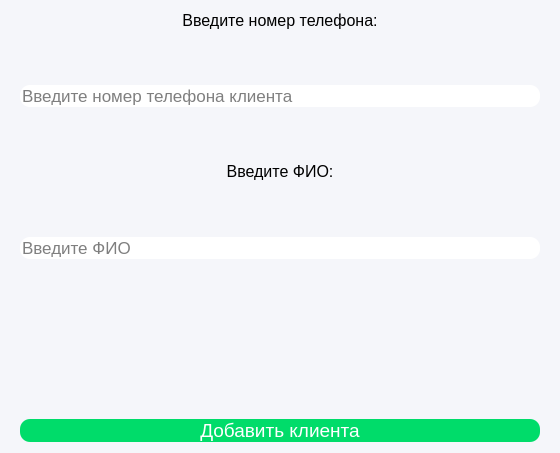
<?xml version="1.0" encoding="UTF-8"?>
<ui version="4.0">
 <class>Dialog</class>
 <widget class="QDialog" name="Dialog">
  <property name="geometry">
   <rect>
    <x>0</x>
    <y>0</y>
    <width>560</width>
    <height>453</height>
   </rect>
  </property>
  <property name="windowTitle">
   <string>Добавление клиента</string>
  </property>
  <property name="styleSheet">
   <string notr="true">background-color: #F5F6FA</string>
  </property>
  <layout class="QGridLayout" name="gridLayout">
   <property name="leftMargin">
    <number>20</number>
   </property>
   <property name="rightMargin">
    <number>20</number>
   </property>
   <item row="8" column="0">
    <widget class="QLabel" name="error_label">
     <property name="minimumSize">
      <size>
       <width>0</width>
       <height>50</height>
      </size>
     </property>
     <property name="maximumSize">
      <size>
       <width>16777215</width>
       <height>22</height>
      </size>
     </property>
     <property name="font">
      <font>
       <pointsize>10</pointsize>
      </font>
     </property>
     <property name="styleSheet">
      <string notr="true">color: rgb(255, 0, 0)</string>
     </property>
     <property name="text">
      <string/>
     </property>
     <property name="alignment">
      <set>Qt::AlignBottom|Qt::AlignHCenter</set>
     </property>
     <property name="wordWrap">
      <bool>true</bool>
     </property>
    </widget>
   </item>
   <item row="1" column="0">
    <spacer name="verticalSpacer">
     <property name="orientation">
      <enum>Qt::Vertical</enum>
     </property>
     <property name="sizeHint" stdset="0">
      <size>
       <width>20</width>
       <height>40</height>
      </size>
     </property>
    </spacer>
   </item>
   <item row="7" column="0">
    <spacer name="verticalSpacer_4">
     <property name="orientation">
      <enum>Qt::Vertical</enum>
     </property>
     <property name="sizeHint" stdset="0">
      <size>
       <width>20</width>
       <height>40</height>
      </size>
     </property>
    </spacer>
   </item>
   <item row="2" column="0">
    <widget class="QLineEdit" name="number_client_edit">
     <property name="minimumSize">
      <size>
       <width>0</width>
       <height>0</height>
      </size>
     </property>
     <property name="font">
      <font>
       <family>MS Shell Dlg 2</family>
       <pointsize>13</pointsize>
      </font>
     </property>
     <property name="styleSheet">
      <string notr="true">#number_client_edit {
    border-radius: 10px; /* Устанавливаем радиус закругления углов */
    background-color: rgb(255, 255, 255); /* Цвет фона */
}
</string>
     </property>
     <property name="text">
      <string/>
     </property>
     <property name="placeholderText">
      <string>Введите номер телефона клиента</string>
     </property>
    </widget>
   </item>
   <item row="10" column="0">
    <widget class="QPushButton" name="add_button">
     <property name="palette">
      <palette>
       <active>
        <colorrole role="WindowText">
         <brush brushstyle="SolidPattern">
          <color alpha="255">
           <red>255</red>
           <green>255</green>
           <blue>255</blue>
          </color>
         </brush>
        </colorrole>
        <colorrole role="Button">
         <brush brushstyle="SolidPattern">
          <color alpha="255">
           <red>0</red>
           <green>220</green>
           <blue>106</blue>
          </color>
         </brush>
        </colorrole>
        <colorrole role="Text">
         <brush brushstyle="SolidPattern">
          <color alpha="255">
           <red>255</red>
           <green>255</green>
           <blue>255</blue>
          </color>
         </brush>
        </colorrole>
        <colorrole role="ButtonText">
         <brush brushstyle="SolidPattern">
          <color alpha="255">
           <red>255</red>
           <green>255</green>
           <blue>255</blue>
          </color>
         </brush>
        </colorrole>
        <colorrole role="Base">
         <brush brushstyle="SolidPattern">
          <color alpha="255">
           <red>0</red>
           <green>220</green>
           <blue>106</blue>
          </color>
         </brush>
        </colorrole>
        <colorrole role="Window">
         <brush brushstyle="SolidPattern">
          <color alpha="255">
           <red>0</red>
           <green>220</green>
           <blue>106</blue>
          </color>
         </brush>
        </colorrole>
       </active>
       <inactive>
        <colorrole role="WindowText">
         <brush brushstyle="SolidPattern">
          <color alpha="255">
           <red>255</red>
           <green>255</green>
           <blue>255</blue>
          </color>
         </brush>
        </colorrole>
        <colorrole role="Button">
         <brush brushstyle="SolidPattern">
          <color alpha="255">
           <red>0</red>
           <green>220</green>
           <blue>106</blue>
          </color>
         </brush>
        </colorrole>
        <colorrole role="Text">
         <brush brushstyle="SolidPattern">
          <color alpha="255">
           <red>255</red>
           <green>255</green>
           <blue>255</blue>
          </color>
         </brush>
        </colorrole>
        <colorrole role="ButtonText">
         <brush brushstyle="SolidPattern">
          <color alpha="255">
           <red>255</red>
           <green>255</green>
           <blue>255</blue>
          </color>
         </brush>
        </colorrole>
        <colorrole role="Base">
         <brush brushstyle="SolidPattern">
          <color alpha="255">
           <red>0</red>
           <green>220</green>
           <blue>106</blue>
          </color>
         </brush>
        </colorrole>
        <colorrole role="Window">
         <brush brushstyle="SolidPattern">
          <color alpha="255">
           <red>0</red>
           <green>220</green>
           <blue>106</blue>
          </color>
         </brush>
        </colorrole>
       </inactive>
       <disabled>
        <colorrole role="WindowText">
         <brush brushstyle="SolidPattern">
          <color alpha="255">
           <red>255</red>
           <green>255</green>
           <blue>255</blue>
          </color>
         </brush>
        </colorrole>
        <colorrole role="Button">
         <brush brushstyle="SolidPattern">
          <color alpha="255">
           <red>0</red>
           <green>220</green>
           <blue>106</blue>
          </color>
         </brush>
        </colorrole>
        <colorrole role="Text">
         <brush brushstyle="SolidPattern">
          <color alpha="255">
           <red>255</red>
           <green>255</green>
           <blue>255</blue>
          </color>
         </brush>
        </colorrole>
        <colorrole role="ButtonText">
         <brush brushstyle="SolidPattern">
          <color alpha="255">
           <red>255</red>
           <green>255</green>
           <blue>255</blue>
          </color>
         </brush>
        </colorrole>
        <colorrole role="Base">
         <brush brushstyle="SolidPattern">
          <color alpha="255">
           <red>0</red>
           <green>220</green>
           <blue>106</blue>
          </color>
         </brush>
        </colorrole>
        <colorrole role="Window">
         <brush brushstyle="SolidPattern">
          <color alpha="255">
           <red>0</red>
           <green>220</green>
           <blue>106</blue>
          </color>
         </brush>
        </colorrole>
       </disabled>
      </palette>
     </property>
     <property name="font">
      <font>
       <pointsize>14</pointsize>
      </font>
     </property>
     <property name="styleSheet">
      <string notr="true">#add_button {
   background-color:rgb(0, 220, 106); /* Цвет фона кнопки */
    border-radius: 10px; /* Устанавливаем радиус закругления углов */
    color: white; /* Цвет текста кнопки */
}
#add_button:hover {
                background-color:rgb(0, 152, 0);
}


</string>
     </property>
     <property name="text">
      <string>Добавить клиента</string>
     </property>
    </widget>
   </item>
   <item row="0" column="0">
    <widget class="QLabel" name="label">
     <property name="font">
      <font>
       <pointsize>12</pointsize>
      </font>
     </property>
     <property name="text">
      <string>Введите номер телефона:</string>
     </property>
     <property name="alignment">
      <set>Qt::AlignCenter</set>
     </property>
    </widget>
   </item>
   <item row="4" column="0">
    <widget class="QLabel" name="label_2">
     <property name="font">
      <font>
       <pointsize>12</pointsize>
      </font>
     </property>
     <property name="text">
      <string>Введите ФИО:</string>
     </property>
     <property name="alignment">
      <set>Qt::AlignCenter</set>
     </property>
    </widget>
   </item>
   <item row="6" column="0">
    <widget class="QLineEdit" name="fio_client_edit">
     <property name="minimumSize">
      <size>
       <width>0</width>
       <height>0</height>
      </size>
     </property>
     <property name="font">
      <font>
       <family>MS Shell Dlg 2</family>
       <pointsize>13</pointsize>
      </font>
     </property>
     <property name="styleSheet">
      <string notr="true">#fio_client_edit {
    border-radius: 10px; /* Устанавливаем радиус закругления углов */
    background-color: rgb(255, 255, 255); /* Цвет фона */
}
</string>
     </property>
     <property name="text">
      <string/>
     </property>
     <property name="placeholderText">
      <string>Введите ФИО</string>
     </property>
    </widget>
   </item>
   <item row="5" column="0">
    <spacer name="verticalSpacer_3">
     <property name="orientation">
      <enum>Qt::Vertical</enum>
     </property>
     <property name="sizeHint" stdset="0">
      <size>
       <width>20</width>
       <height>40</height>
      </size>
     </property>
    </spacer>
   </item>
   <item row="3" column="0">
    <spacer name="verticalSpacer_2">
     <property name="orientation">
      <enum>Qt::Vertical</enum>
     </property>
     <property name="sizeHint" stdset="0">
      <size>
       <width>20</width>
       <height>40</height>
      </size>
     </property>
    </spacer>
   </item>
   <item row="9" column="0">
    <spacer name="verticalSpacer_5">
     <property name="orientation">
      <enum>Qt::Vertical</enum>
     </property>
     <property name="sizeHint" stdset="0">
      <size>
       <width>20</width>
       <height>40</height>
      </size>
     </property>
    </spacer>
   </item>
  </layout>
 </widget>
 <resources/>
 <connections/>
</ui>
